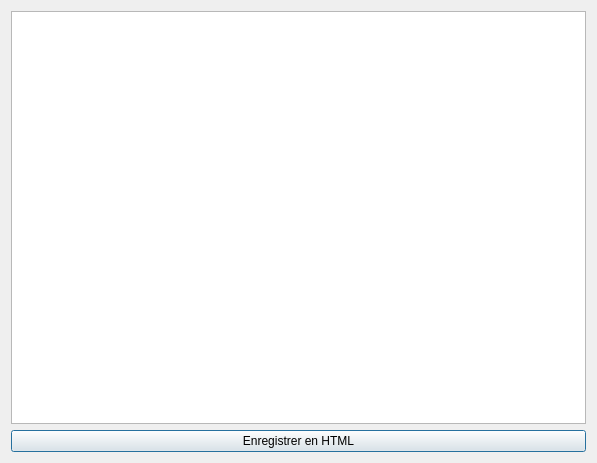
<?xml version="1.0" encoding="UTF-8"?>
<ui version="4.0">
 <class>FormAuditInfos</class>
 <widget class="QWidget" name="FormAuditInfos">
  <property name="geometry">
   <rect>
    <x>0</x>
    <y>0</y>
    <width>597</width>
    <height>463</height>
   </rect>
  </property>
  <property name="windowTitle">
   <string>Statistiques de saisie</string>
  </property>
  <layout class="QVBoxLayout" name="verticalLayout">
   <item>
    <widget class="QTextEdit" name="textEdit">
     <property name="readOnly">
      <bool>true</bool>
     </property>
    </widget>
   </item>
   <item>
    <widget class="QPushButton" name="pushButton">
     <property name="text">
      <string>Enregistrer en HTML</string>
     </property>
     <property name="icon">
      <iconset resource="Images.qrc">
       <normaloff>:/icons/icons/html.png</normaloff>:/icons/icons/html.png</iconset>
     </property>
     <property name="default">
      <bool>true</bool>
     </property>
    </widget>
   </item>
  </layout>
 </widget>
 <resources>
  <include location="Images.qrc"/>
 </resources>
 <connections/>
</ui>
